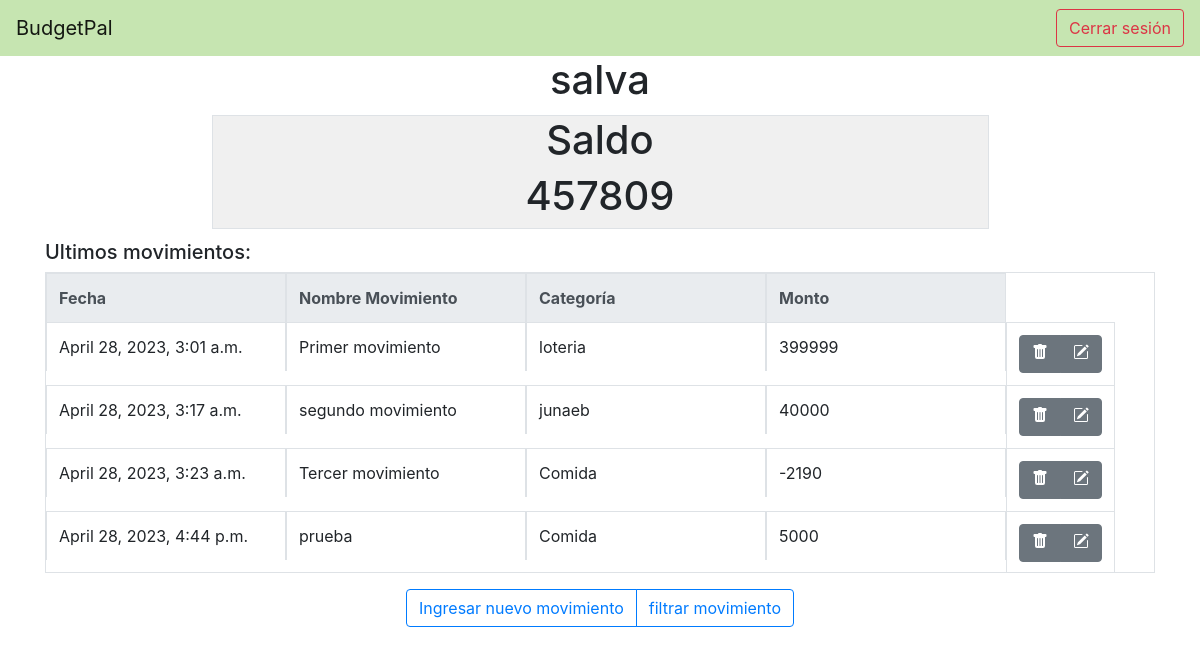
/movimientos/ (signed in), run on the app's committed database.
### movimientos/models.py (models this page shows, shortened)
class Movimientos(models.Model):
    nombre_movimiento = models.CharField(max_length=100)
    monto = models.IntegerField()
    categoria = models.CharField(max_length=100)
    fecha = models.DateTimeField(default=timezone.now)
    usuario = models.ForeignKey(User, on_delete=models.CASCADE)

### movimientos/views.py (the view)
# urls.py: 2. Add a URL to urlpatterns:  path('', views.home, name='home')
def home(request):
    if request.user.is_authenticated:
        tabla = Movimientos.objects.filter(usuario=request.user)
        resultado = tabla.aggregate(Sum('monto'))
        suma_total = resultado['monto__sum']
        context = {
            'movimientos': tabla,
            'saldo': suma_total
        }
        return render(request, 'home.html', context)
    else:
        return HttpResponseRedirect('/login/login/')

### movimientos/templates/home.html (shortened to what this page needs)
{% extends "movimientos/base.html" %}
{% block content %}
    <h1 class="text-center">{{ user.username }}</h1>
    <div class="border saldo">
        <h1 class="text-center">Saldo</h1>
        <h1 class="text-center">{{ saldo }} </h1>
    </div>
    <h5>Ultimos movimientos:</h5>
    <div class="table-responsive">
        <div class="movimientos">
            <table class="table table-hover table-bordered table-fixed">
                <thead class="thead-light">
                    <tr style="width:1000px">
                        <th style="width: 240px">Fecha</th>
                        <th style="width: 240px">Nombre Movimiento</th>
                        <th style="width: 240px">Categoría</th>
                        <th style="width: 240px">Monto</th>
                    </tr>
                </thead>
                <tbody>
                {% for movimiento in movimientos %}
                    <tr style="width:1000px">
                        <td style="width: 240px">{{ movimiento.fecha }}</td>
                        <td style="width: 240px"> {{ movimiento.nombre_movimiento }} </td>
                        <td style="width: 240px"> {{ movimiento.categoria }}</td>
                        <td style="width: 240px"> {{ movimiento.monto }}</td>
                        <td>
                            <div class="btn-group" role="group" aria-label="Basic">
                                <button type="button" class="btn btn-secondary">
                                </button>
                                <button type="button" class="btn btn-secondary">
                                </button>
                            </div>
                        </td>
                    </tr>
                {% endfor %}
                </tbody>
            </table>
        </div>
    </div>
    <div class="text-center">
        <div class="btn-group justify-content-center" role="group" aria-label="Basic example">
            <a href="{% url 'movimientos-crear' %}" class="btn btn-outline-primary">Ingresar nuevo movimiento</a>
            <button type="button" class="btn btn-outline-primary">filtrar movimiento</button>
        </div>
    </div>
{% endblock content %}

### static/style.css (style rules this page uses)
.table-fixed tbody { height: 250px; overflow-y: auto; width: 100%; }
.table-fixed thead, .table-fixed tbody, .table-fixed td, .table-fixed th { display: block; }
.table-fixed tbody td, .table-fixed thead > tr > th { float: left; border-bottom-width: 0; }
.saldo { background: #f0f0f0; width: 70%; min-width: 240px; margin-top: 1%; margin-bottom: 1%; position: relative; top: 0px; right: 0px; left: 15%; bottom: 0px; }
.movimientos { width: 100%; min-width: 1100px; height: 40%; }

### data on the page
Movimientos: fecha "April 28, 2023, 3:01 a.m.", nombre_movimiento "Primer movimiento", categoria "loteria", monto "399999"
Movimientos: fecha "April 28, 2023, 3:17 a.m.", nombre_movimiento "segundo movimiento", categoria "junaeb", monto "40000"
Movimientos: fecha "April 28, 2023, 3:23 a.m.", nombre_movimiento "Tercer movimiento", categoria "Comida", monto "-2190"
Movimientos: fecha "April 28, 2023, 4:44 p.m.", nombre_movimiento "prueba", categoria "Comida", monto "5000"

### other printed values
{{ user.username }} "salva"
{{ saldo }} "457809"
